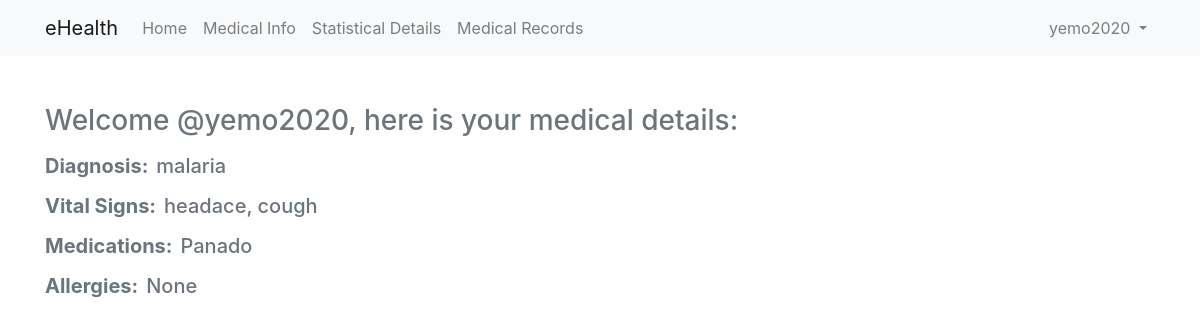
/ (signed in), run on an earlier commit of the app's database.
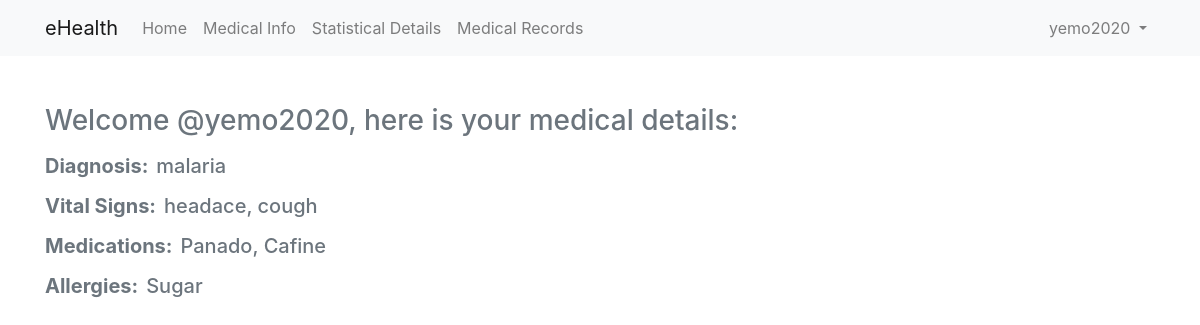
And on a later commit of the database.
### core/models.py (models this page shows, shortened)
class MedicalInfo(models.Model):
  user = models.OneToOneField(User, on_delete=models.CASCADE, related_name='medical_info')
  blood_group = models.CharField(max_length=10, choices=BLOOD_GROUP_CHOICES)
  diagnosis = models.CharField(max_length=30, choices=DIAGNOSIS_CHOICES)
  vital_signs = models.CharField(max_length=255)
  medications = models.CharField(max_length=200)
  allergies = models.CharField(max_length=255, null=True, blank=True)

### users/models.py (models this page shows, shortened)
class User(AbstractBaseUser, PermissionsMixin):
    email = models.EmailField(unique=True, verbose_name="E-mail")
    username = models.CharField(max_length=120, unique=True, verbose_name="Username")
    full_name = models.CharField(max_length=120, verbose_name="Full name")
    created_at = models.DateTimeField(auto_now_add=True)
    is_medical_practioner = models.BooleanField(default=False)
    is_active = models.BooleanField(default=True)
    is_staff = models.BooleanField(default=False)
    is_superuser = models.BooleanField(default=False)
    REQUIRED_FIELDS = ["email", "full_name"]
    USERNAME_FIELD = "username"
    objects = UserManager()
    class Meta:
        ordering = ("-created_at",)

### core/views.py (the view)
# urls.py: path('', views.HomeView.as_view(), name='home'),
class HomeView(LoginRequiredMixin, TemplateView):
  template_name='core/home.html'
  def get(self, request, *args, **kwargs):
    user_medical_info = MedicalInfo.objects.filter(user=request.user).first()
    context = self.get_context_data(**kwargs)
    context["user_medical_info"] = user_medical_info
    return self.render_to_response(context)

### core/templates/core/home.html
{% extends 'layout/dashboard-base.html' %}
{% block content %}
<div class="mt-5">
  {% if user_medical_info %}
  <h3 class="text-muted">Welcome @{{ user_medical_info.user.username }}, here is your medical details:</h3>
  <h5 class="mt-3 text-muted"><span class="font-weight-bolder mr-2">Diagnosis:</span>{{user_medical_info.diagnosis}}
  </h5>
  <h5 class="mt-3 text-muted"><span class="font-weight-bolder mr-2">Vital Signs:</span>{{user_medical_info.vital_signs}}
  </h5>
  <h5 class="mt-3 text-muted"><span class="font-weight-bolder mr-2">Medications:</span>{{user_medical_info.medications}}
  </h5>
  <h5 class="mt-3 text-muted"><span class="font-weight-bolder mr-2">Allergies:</span>{{user_medical_info.allergies}}
  </h5>
  {% else %}
  <h3 class="text-muted">Welcome @{{ user.username }}, you haven't added any medical details, your add
    <a href="{% url 'core:add-medical-info' %}">here</a></h3>
  {% endif %}
</div>
{% endblock content %}

What changed in the data, as far as the page shows it:
changed MedicalInfo "malaria": medications "Panado" → "Panado, Cafine"; allergies "None" → "Sugar"
